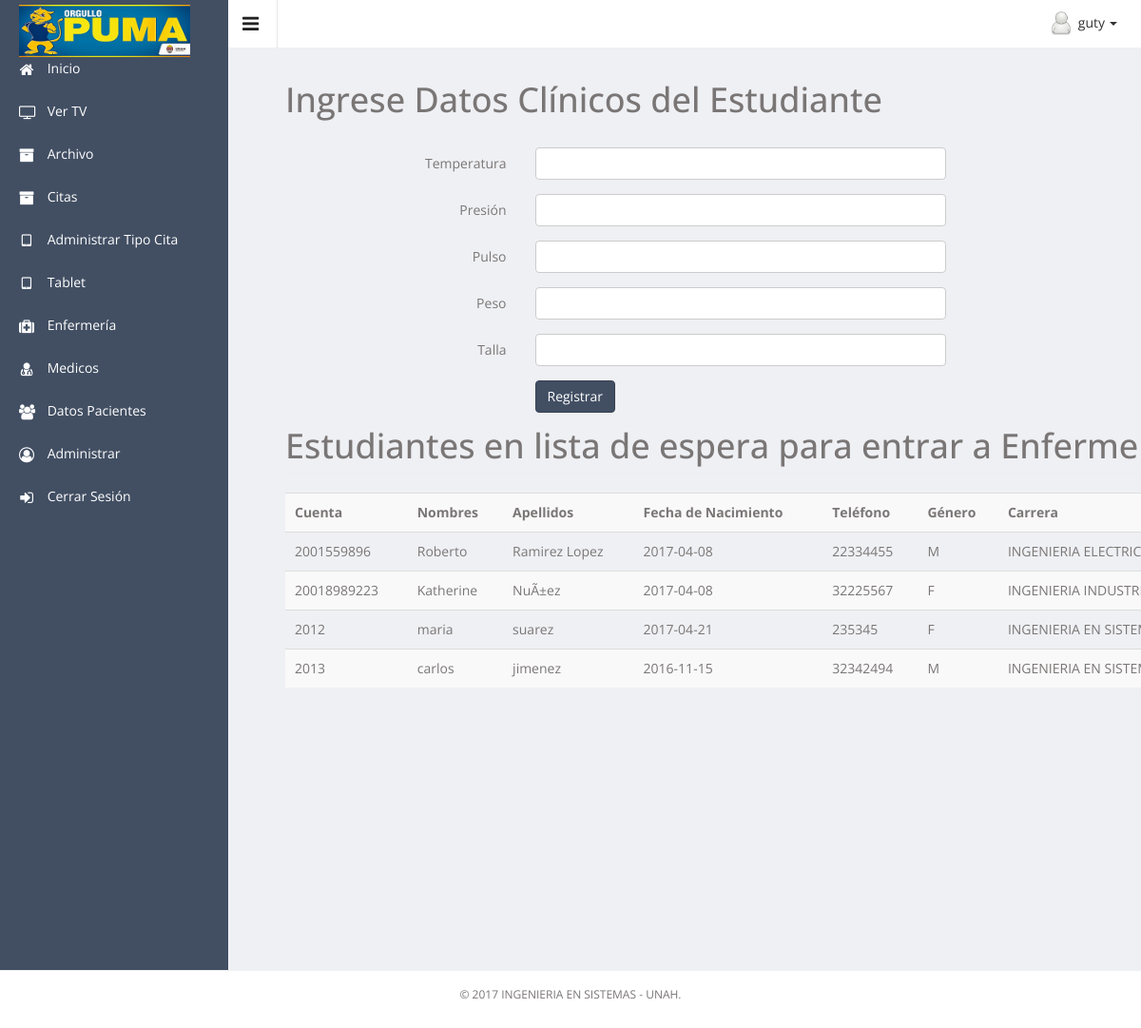
Page /system.php?page=enfermeria (signed in) on the committed database.
### tables this page shows
CREATE TABLE `tbl_pacientes` (
  `nro_cuenta` varchar(15) NOT NULL,
  `nombres` varchar(100) NOT NULL,
  `apellidos` varchar(100) NOT NULL,
  `fecha_nacimiento` date NOT NULL,
  `telefono` varchar(15) NOT NULL,
  `genero` varchar(1) NOT NULL,
  `id_carrera` int(8) NOT NULL,
  `estado` int(1) NOT NULL
);

CREATE TABLE `tbl_carreras` (
  `id_carrera` int(8) NOT NULL,
  `nombre_carrera` varchar(100) NOT NULL,
  `id_facultad` int(8) NOT NULL,
  `estado` int(1) NOT NULL
);

### model/Conexion.php (called while the page is built, shortened)
<?php
abstract class Config {
	protected $server = '127.0.0.1';
	protected $dataBase = 'db_clinica3';
	protected $user = 'root';
	protected $pass = '';
	protected function getServer() {
		return $this->server;
	}
	protected function getDataBase() {
		return $this->dataBase;
	}
	protected function getUser() {
		return $this->user;
	}
	protected function getPass() {
		return $this->pass;
	}
}
class Conexion extends Config {
	private $link;
	public function connect() {
		$this->link = mysqli_connect(parent::getServer(), parent::getUser(), parent::getPass());
	}
	public function executeQuery($commandQuery) {
		$result = mysqli_query ( $this->link, $commandQuery );
		if (mysqli_errno ( $this->link )) {
			$error = "Error:" . mysqli_error ( $this->link );
			return $error;
		} else {
			return $result;
		}
	}
	public function getRecords($result) {
		return mysqli_fetch_assoc ( $result );
	}
}
?>

### pages/formEnfermeria.php (the view, shortened to what this page needs)
<section>
  <div class="container-fluid " >
    <div class="wrapper">
            <div class="col-lg-12">
                <h1 class="page-header">Ingrese Datos Clínicos del Estudiante</h1>
            </div>
        <form id="loginForm" method="post" class="form-horizontal" action="">
                    <div class="form-group">
                        <label class="col-xs-3 control-label">Temperatura</label>
                        <div class="col-xs-5">
                            <input type="text" class="form-control" name="temperatura" />
                        </div>
                    </div>
                    <div class="form-group">
                        <label class="col-xs-3 control-label">Presión</label>
                        <div class="col-xs-5">
                            <input type="text" class="form-control" name="presion" />
                        </div>
                    </div>
                    <div class="form-group">
                        <label class="col-xs-3 control-label">Pulso</label>
                        <div class="col-xs-5">
                            <input type="text" class="form-control" name="pulso" onkeypress="return isNumberKey(event)"/>
                        </div>
                    </div>
                    <div class="form-group">
                        <label class="col-xs-3 control-label">Peso</label>
                        <div class="col-xs-5">
                            <input type="text" class="form-control" name="peso" onkeypress="return isNumberKey(event)"/>
                        </div>
                    </div>
                    <div class="form-group">
                        <label class="col-xs-3 control-label">Talla</label>
                        <div class="col-xs-5">
                            <input type="text" class="form-control" name="talla" onkeypress="return isNumberKey(event)"/>
                        </div>
                    </div>
                    <div class="form-group">
                        <div class="col-xs-5 col-xs-offset-3">
                            <button type="submit" class="btn btn-primary">Registrar</button>
                        </div>
                    </div>
        </form>
        <div class="col-lg-12">
                <h1 class="page-header">Estudiantes en lista de espera para entrar a Enfermería</h1>
          </div>
          <div class="col-lg-12">
                <table class="table table-striped">
                    <tr>
                      <th>Cuenta</th>
                      <th>Nombres</th>
                      <th>Apellidos</th>
                      <th>Fecha de Nacimiento</th>
                      <th>Teléfono</th>
                      <th>Género</th>
                      <th>Carrera</th>
                    </tr>
                      <?php
                        $conexion= new Conexion();
                        $result= $conexion->executeQuery("SELECT * FROM tbl_pacientes A INNER JOIN tbl_carreras B ON (A.id_carrera=B.id_carrera)");
                      while ($row = $conexion->getRecords($result)) { ?>
                    <tr>
                      <td><?php echo $row["nro_cuenta"]; ?></td>
                      <td><?php echo $row["nombres"]; ?></td>
                      <td><?php echo $row["apellidos"]; ?></td>
                      <td><?php echo $row["fecha_nacimiento"]; ?></td>
                      <td><?php echo $row["telefono"]; ?></td>
                      <td><?php echo $row["genero"]; ?></td>
                      <td><?php echo $row["nombre_carrera"]; ?></td>
                    </tr>
                      <?php }  ?>
                  </table>
          </div>
    </div>
  </div>
</section>

### rows in the picture
tbl_pacientes: nro_cuenta "2001559896", nombres "Roberto", apellidos "Ramirez Lopez", fecha_nacimiento "2017-04-08", telefono "22334455", genero "M", id_carrera.nombre_carrera "INGENIERIA…"
tbl_pacientes: nro_cuenta "20018989223", nombres "Katherine", apellidos "NuÃ±ez", fecha_nacimiento "2017-04-08", telefono "32225567", genero "F", id_carrera.nombre_carrera "INGENIERIA…"
tbl_pacientes: nro_cuenta "2012", nombres "maria", apellidos "suarez", fecha_nacimiento "2017-04-21", telefono "235345", genero "F", id_carrera.nombre_carrera "INGENIERIA EN…"
tbl_pacientes: nro_cuenta "2013", nombres "carlos", apellidos "jimenez", fecha_nacimiento "2016-11-15", telefono "32342494", genero "M", id_carrera.nombre_carrera "INGENIERIA EN…"

### other values in the picture
$_SESSION['usuario'] "guty"
